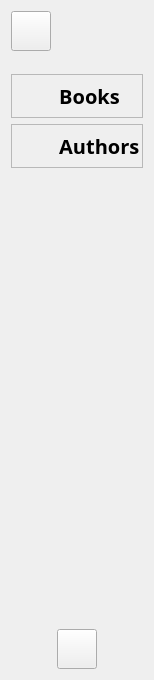
<?xml version="1.0" encoding="UTF-8"?>
<ui version="4.0">
 <class>LibrarySideMenu</class>
 <widget class="QWidget" name="LibrarySideMenu">
  <property name="geometry">
   <rect>
    <x>0</x>
    <y>0</y>
    <width>154</width>
    <height>680</height>
   </rect>
  </property>
  <property name="windowTitle">
   <string>Form</string>
  </property>
  <layout class="QVBoxLayout" name="verticalLayout">
   <item>
    <widget class="QPushButton" name="sideMenuButton">
     <property name="sizePolicy">
      <sizepolicy hsizetype="Maximum" vsizetype="Fixed">
       <horstretch>0</horstretch>
       <verstretch>0</verstretch>
      </sizepolicy>
     </property>
     <property name="minimumSize">
      <size>
       <width>40</width>
       <height>40</height>
      </size>
     </property>
     <property name="styleSheet">
      <string notr="true">image: url(:/icons/hamburgerMenu.svg);</string>
     </property>
     <property name="text">
      <string/>
     </property>
    </widget>
   </item>
   <item>
    <spacer name="verticalSpacer_2">
     <property name="orientation">
      <enum>Qt::Vertical</enum>
     </property>
     <property name="sizeType">
      <enum>QSizePolicy::Fixed</enum>
     </property>
     <property name="sizeHint" stdset="0">
      <size>
       <width>20</width>
       <height>17</height>
      </size>
     </property>
    </spacer>
   </item>
   <item>
    <widget class="ClickableFrame" name="booksMenu">
     <property name="frameShape">
      <enum>QFrame::StyledPanel</enum>
     </property>
     <property name="frameShadow">
      <enum>QFrame::Raised</enum>
     </property>
     <layout class="QHBoxLayout" name="horizontalLayout">
      <property name="spacing">
       <number>1</number>
      </property>
      <property name="leftMargin">
       <number>1</number>
      </property>
      <property name="topMargin">
       <number>1</number>
      </property>
      <property name="rightMargin">
       <number>1</number>
      </property>
      <property name="bottomMargin">
       <number>1</number>
      </property>
      <item>
       <widget class="QLabel" name="label">
        <property name="minimumSize">
         <size>
          <width>40</width>
          <height>40</height>
         </size>
        </property>
        <property name="styleSheet">
         <string notr="true">image: url(:/icons/books.svg);</string>
        </property>
        <property name="text">
         <string/>
        </property>
       </widget>
      </item>
      <item>
       <widget class="QLabel" name="booksText">
        <property name="enabled">
         <bool>true</bool>
        </property>
        <property name="sizePolicy">
         <sizepolicy hsizetype="MinimumExpanding" vsizetype="Preferred">
          <horstretch>0</horstretch>
          <verstretch>0</verstretch>
         </sizepolicy>
        </property>
        <property name="font">
         <font>
          <family>Montserrat</family>
          <pointsize>15</pointsize>
          <bold>true</bold>
         </font>
        </property>
        <property name="text">
         <string> Books</string>
        </property>
       </widget>
      </item>
     </layout>
    </widget>
   </item>
   <item>
    <widget class="ClickableFrame" name="authorsMenu">
     <property name="frameShape">
      <enum>QFrame::StyledPanel</enum>
     </property>
     <property name="frameShadow">
      <enum>QFrame::Raised</enum>
     </property>
     <layout class="QHBoxLayout" name="horizontalLayout_2">
      <property name="spacing">
       <number>1</number>
      </property>
      <property name="leftMargin">
       <number>1</number>
      </property>
      <property name="topMargin">
       <number>1</number>
      </property>
      <property name="rightMargin">
       <number>1</number>
      </property>
      <property name="bottomMargin">
       <number>1</number>
      </property>
      <item>
       <widget class="QLabel" name="label_3">
        <property name="minimumSize">
         <size>
          <width>40</width>
          <height>40</height>
         </size>
        </property>
        <property name="styleSheet">
         <string notr="true">image: url(:/icons/author.svg);</string>
        </property>
        <property name="text">
         <string/>
        </property>
       </widget>
      </item>
      <item>
       <widget class="QLabel" name="authorsText">
        <property name="sizePolicy">
         <sizepolicy hsizetype="MinimumExpanding" vsizetype="Preferred">
          <horstretch>0</horstretch>
          <verstretch>0</verstretch>
         </sizepolicy>
        </property>
        <property name="font">
         <font>
          <family>Montserrat</family>
          <pointsize>15</pointsize>
          <bold>true</bold>
         </font>
        </property>
        <property name="text">
         <string> Authors</string>
        </property>
       </widget>
      </item>
     </layout>
    </widget>
   </item>
   <item>
    <spacer name="verticalSpacer">
     <property name="orientation">
      <enum>Qt::Vertical</enum>
     </property>
     <property name="sizeHint" stdset="0">
      <size>
       <width>20</width>
       <height>40</height>
      </size>
     </property>
    </spacer>
   </item>
   <item alignment="Qt::AlignHCenter">
    <widget class="QPushButton" name="userIcon">
     <property name="sizePolicy">
      <sizepolicy hsizetype="Maximum" vsizetype="Fixed">
       <horstretch>0</horstretch>
       <verstretch>0</verstretch>
      </sizepolicy>
     </property>
     <property name="minimumSize">
      <size>
       <width>40</width>
       <height>40</height>
      </size>
     </property>
     <property name="styleSheet">
      <string notr="true">image: url(:/icons/user.svg);</string>
     </property>
     <property name="text">
      <string/>
     </property>
    </widget>
   </item>
  </layout>
 </widget>
 <customwidgets>
  <customwidget>
   <class>ClickableFrame</class>
   <extends>QFrame</extends>
   <header>clickableframe.h</header>
   <container>1</container>
  </customwidget>
 </customwidgets>
 <resources/>
 <connections/>
</ui>
